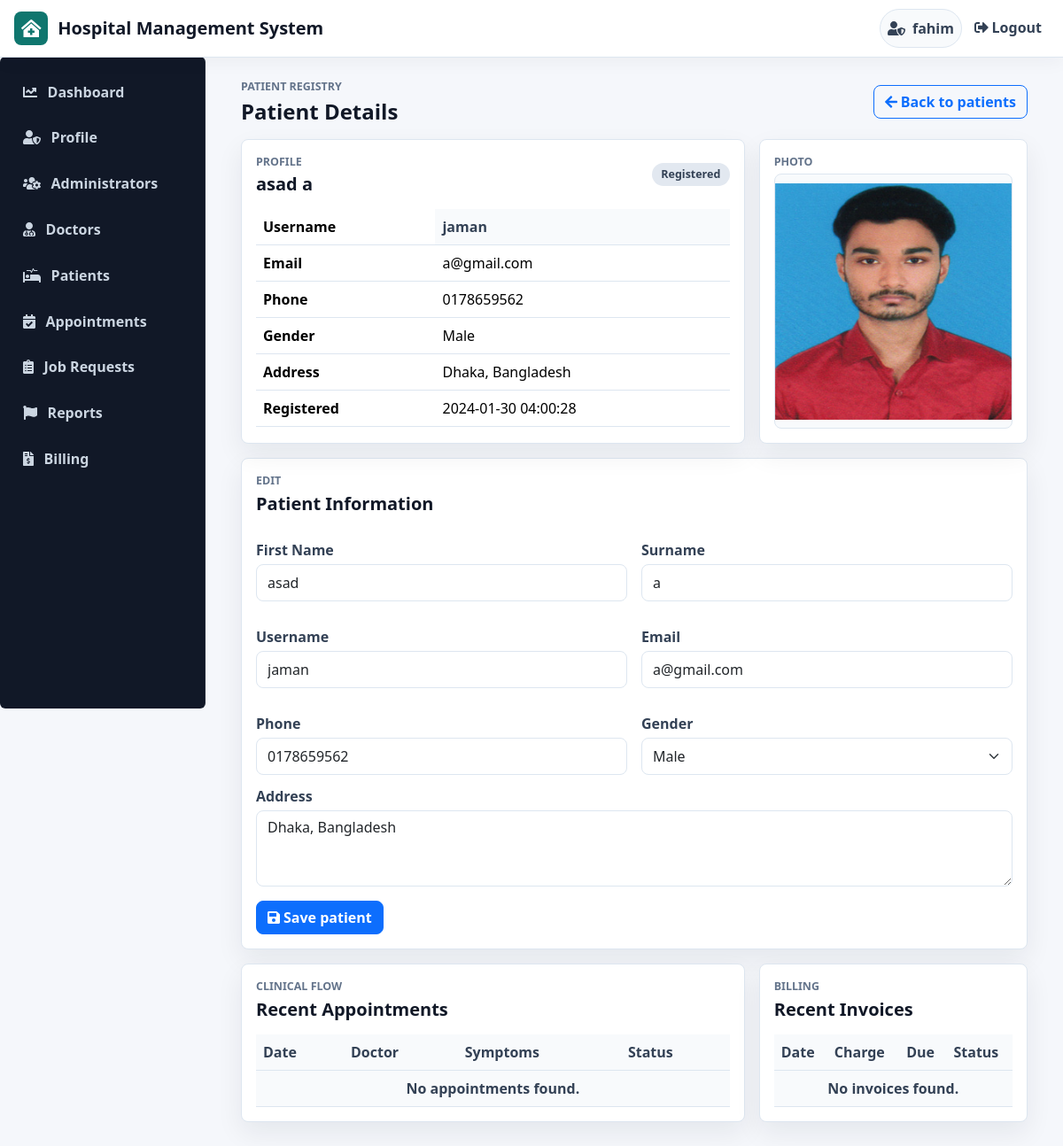
The app's page /admin/view.php?id=5 (signed in) with its own data.
### tables this page shows
CREATE TABLE `patient` (
  `id` int(100) NOT NULL,
  `firstname` varchar(100) NOT NULL,
  `surname` varchar(100) NOT NULL,
  `username` varchar(100) NOT NULL,
  `email` varchar(100) NOT NULL,
  `phone` varchar(100) NOT NULL,
  `address` text DEFAULT NULL,
  `gender` varchar(100) NOT NULL,
  `password` varchar(100) NOT NULL,
  `date_reg` varchar(100) NOT NULL,
  `profile` varchar(100) NOT NULL
);

### include/connection.php (called while the page is built, shortened)
<?php
$host = "localhost";
$user = "root";
$password = "root";
$database = "hmsDB";
$connect = mysqli_connect($host, $user, $password, $database);
mysqli_set_charset($connect, "utf8mb4");
function e($value)
{
    return htmlspecialchars((string) ($value ?? ''), ENT_QUOTES, 'UTF-8');
}
function db_select_one($sql, $types = '', ...$params)
{
    global $connect;
    $stmt = mysqli_prepare($connect, $sql);
    if ($types !== '') {
        mysqli_stmt_bind_param($stmt, $types, ...$params);
    }
    mysqli_stmt_execute($stmt);
    $result = mysqli_stmt_get_result($stmt);
    return $result ? mysqli_fetch_assoc($result) : null;
}
?>

### admin/view.php (the view, shortened to what this page needs)
<?php
include("../include/auth.php");
include("../include/connection.php");
$id = (int) ($_GET['id'] ?? 0);
$patient = $id > 0 ? db_select_one("SELECT * FROM patient WHERE id = ? LIMIT 1", "i", $id) : null;
$appointments = null;
$invoices = null;
if ($patient) {
    $patientProfile = $patient['profile'] ?: 'patient.jpg.jpg';
    $appointmentStmt = mysqli_prepare($connect, "SELECT * FROM appointment WHERE patient_username = ? ORDER BY appointment_date DESC, id DESC LIMIT 8");
    mysqli_stmt_bind_param($appointmentStmt, "s", $patient['username']);
    mysqli_stmt_execute($appointmentStmt);
    $appointments = mysqli_stmt_get_result($appointmentStmt);
    $invoiceStmt = mysqli_prepare($connect, "SELECT * FROM income WHERE patient_username = ? ORDER BY date_discharge DESC, id DESC LIMIT 8");
    mysqli_stmt_bind_param($invoiceStmt, "s", $patient['username']);
    mysqli_stmt_execute($invoiceStmt);
    $invoices = mysqli_stmt_get_result($invoiceStmt);
}
?>
<!DOCTYPE html>
<html>
<head>
</head>
<body>
<?php
include("../include/header.php");
include("sidenav.php");
?>
<main class="col-md-10">
    <div class="page-heading">
        <div>
            <p class="eyebrow">Patient Registry</p>
            <h4>Patient Details</h4>
        </div>
        <a href="patient.php" class="btn btn-outline-primary"><i class="fas fa-arrow-left me-1"></i>Back to patients</a>
    </div>
    <?php if (!$patient) { ?>
        <div class="hms-card hms-empty">Patient not found.</div>
    <?php } else { ?>
        <section class="hms-section-grid mb-3">
            <div class="hms-card">
                <div class="page-heading">
                    <div>
                        <p class="eyebrow">Profile</p>
                        <h5><?php echo e($patient['firstname'] . ' ' . $patient['surname']); ?></h5>
                    </div>
                    <span class="status-pill">Registered</span>
                </div>
                <div class="table-responsive">
                    <table class="table table-hover align-middle">
                        <tbody>
                            <tr><th>Username</th><td><?php echo e($patient['username']); ?></td></tr>
                            <tr><th>Email</th><td><?php echo e($patient['email']); ?></td></tr>
                            <tr><th>Phone</th><td><?php echo e($patient['phone']); ?></td></tr>
                            <tr><th>Gender</th><td><?php echo e($patient['gender']); ?></td></tr>
                            <tr><th>Address</th><td><?php echo nl2br(e($patient['address'])); ?></td></tr>
                            <tr><th>Registered</th><td><?php echo e($patient['date_reg']); ?></td></tr>
                        </tbody>
                    </table>
                </div>
            </div>
            <div class="hms-card">
                <p class="eyebrow">Photo</p>
                <img src="../patient/img/<?php echo e($patientProfile); ?>" class="hms-profile-image" alt="Patient photo">
            </div>
        </section>
        <div class="hms-card mb-3">
            <div class="page-heading">
                <div>
                    <p class="eyebrow">Edit</p>
                    <h5>Patient Information</h5>
                </div>
            </div>
            <form method="post">
                <div class="hms-form-grid">
                    <div>
                        <label>First Name</label>
                        <input type="text" name="firstname" class="form-control" value="<?php echo e($patient['firstname']); ?>" required>
                    </div>
                    <div>
                        <label>Surname</label>
                        <input type="text" name="surname" class="form-control" value="<?php echo e($patient['surname']); ?>" required>
                    </div>
                    <div>
                        <label>Username</label>
                        <input type="text" name="username" class="form-control" value="<?php echo e($patient['username']); ?>" required>
                    </div>
                    <div>
                        <label>Email</label>
                        <input type="email" name="email" class="form-control" value="<?php echo e($patient['email']); ?>" required>
                    </div>
                    <div>
                        <label>Phone</label>
                        <input type="text" name="phone" class="form-control" value="<?php echo e($patient['phone']); ?>" required>
                    </div>
                    <div>
                        <label>Gender</label>
                        <select name="gender" class="form-select" required>
                            <option value="Male" <?php echo $patient['gender'] === 'Male' ? 'selected' : ''; ?>>Male</option>
                        </select>
                    </div>
                </div>
                <label>Address</label>
                <textarea name="address" class="form-control" rows="3" required><?php echo e($patient['address']); ?></textarea>
                <button type="submit" class="btn btn-primary mt-3"><i class="fas fa-save me-1"></i>Save patient</button>
            </form>
        </div>
        <section class="hms-section-grid">
            <div class="hms-card">
                <div class="page-heading">
                    <div>
                        <p class="eyebrow">Clinical Flow</p>
                        <h5>Recent Appointments</h5>
                    </div>
                </div>
                <div class="table-responsive">
                    <table class="table table-hover align-middle">
                        <thead>
                            <tr>
                                <th>Date</th>
                                <th>Doctor</th>
                                <th>Symptoms</th>
                                <th>Status</th>
                            </tr>
                        </thead>
                        <tbody>
                        <?php if (!$appointments || mysqli_num_rows($appointments) < 1) { ?>
                            <tr><td colspan="4" class="hms-empty">No appointments found.</td></tr>
                        <?php } ?>
                        </tbody>
                    </table>
                </div>
            </div>
            <div class="hms-card">
                <div class="page-heading">
                    <div>
                        <p class="eyebrow">Billing</p>
                        <h5>Recent Invoices</h5>
                    </div>
                </div>
                <div class="table-responsive">
                    <table class="table table-hover align-middle">
                        <thead>
                            <tr>
                                <th>Date</th>
                                <th>Charge</th>
                                <th>Due</th>
                                <th>Status</th>
                            </tr>
                        </thead>
                        <tbody>
                        <?php if (!$invoices || mysqli_num_rows($invoices) < 1) { ?>
                            <tr><td colspan="4" class="hms-empty">No invoices found.</td></tr>
                        <?php } ?>
                        </tbody>
                    </table>
                </div>
            </div>
        </section>
    <?php } ?>
</main>
</body>
</html>

### include/header.php (style rules this page uses)
:root { --hms-primary: #0f766e; --hms-primary-dark: #134e4a; --hms-accent: #1d4ed8; --hms-success: #15803d; --hms-warning: #b45309; --hms-danger: #b91c1c; --hms-bg: #f5f7fb; --hms-surface: #ffffff; --hms-soft: #eef6f6; --hms-border: #dde6f0; --hms-text: #111827; --hms-muted: #64748b; --hms-sidebar: #111827; --hms-shadow: 0 12px 30px rgba(15, 23, 42, 0.07); }
* { letter-spacing: 0; }
body { padding-top: 0; background: var(--hms-bg); color: var(--hms-text); font-family: "Segoe UI", Arial, sans-serif; }
body > .col-md-10, body > .col-md-6 { margin-left: 248px; max-width: calc(100% - 264px); padding: 1.5rem 1.5rem 2.5rem; }
.page-heading { display: flex; align-items: center; justify-content: space-between; gap: 1rem; margin-bottom: 1rem; }
.page-heading h4, .page-heading h5 { margin: 0; font-weight: 750; color: var(--hms-text); }
.eyebrow { margin: 0 0 0.25rem; color: var(--hms-muted); font-size: 0.78rem; font-weight: 700; text-transform: uppercase; }
.hms-card, .card, .jumbotron { background: var(--hms-surface) !important; border: 1px solid var(--hms-border) !important; border-radius: 8px !important; box-shadow: var(--hms-shadow); padding: 1rem; }
.hms-section-grid { display: grid; grid-template-columns: minmax(0, 1.5fr) minmax(280px, 0.8fr); gap: 1rem; }
.hms-form-grid { display: grid; grid-template-columns: repeat(2, minmax(0, 1fr)); gap: 1rem; }
.hms-profile-image { width: 100%; height: clamp(240px, 36vh, 340px); object-fit: contain; object-position: center; border-radius: 8px; border: 1px solid var(--hms-border); background: #f8fafc; }
.table { background: var(--hms-surface); border-color: var(--hms-border); margin-bottom: 0; }
.table th, .table td { vertical-align: middle; }
.table thead th, .table tr:first-child td { background: #f8fafc; color: #334155; font-weight: 700; }
.form-control, .form-select { border-color: var(--hms-border); border-radius: 8px; min-height: 42px; }
label { margin-top: 0.75rem; margin-bottom: 0.25rem; color: #334155; font-weight: 650; }
.btn { border-radius: 8px; font-weight: 650; }
.status-pill { display: inline-flex; align-items: center; border-radius: 999px; padding: 0.25rem 0.65rem; font-size: 0.78rem; font-weight: 700; background: #e2e8f0; color: #334155; }
.hms-empty { padding: 2.25rem 1rem; color: var(--hms-muted); text-align: center; font-weight: 650; }

### records on screen
patient: firstname+surname "asad a", username "jaman", email "a@gmail.com", phone "0178659562", gender "Male", address "Dhaka, Bangladesh", date_reg "2024-01-30 04:00:28", profile (picture), firstname "asad", surname "a"

### other values on screen
$user "fahim"
